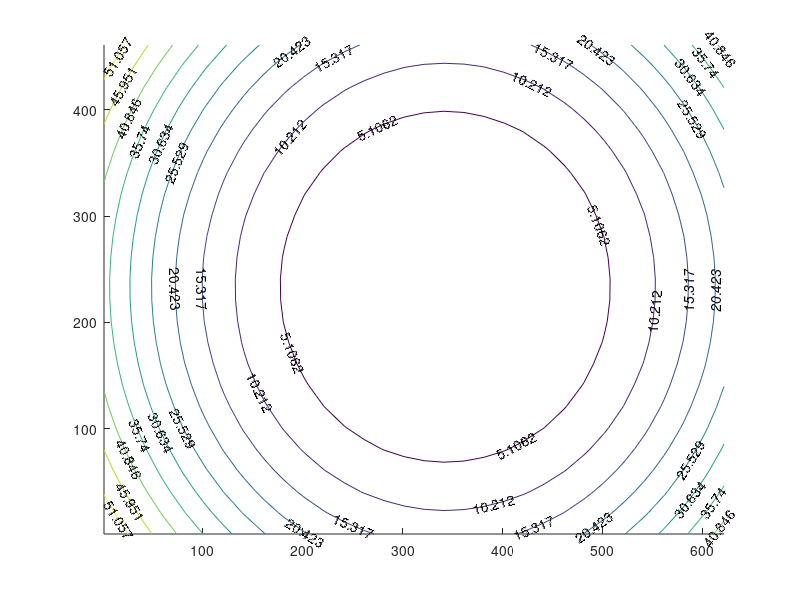

This chart was generated by the following MATLAB code: (Note: this script raises an error after producing the figure.)
[x,y]=meshgrid(1:20:640,1:20:480);
k1 = -0.2946306434/500^2;
k2 = 0.111685629/500^4;
k3 = 0.0409948812/500^6;
x_bar = (x-342.319);
y_bar = (y-233.464);
d_square=x_bar.^2+y_bar.^2;
x_delta = (x_bar.*d_square*k1+x_bar.*d_square.^(2)*k2+x_bar.*d_square.^(3)*k3);
y_delta = (y_bar.*d_square*k1+y_bar.*d_square.^(2)*k2+y_bar.*d_square.^(3)*k3);
r = sqrt(x_delta.^2+y_delta.^2);
contour(x,y,r,'showtext','on','EdgeColor','k');
hold on;
axis equal;
title('radial lens distortion');
xlabel('x(pixel)');
ylabel('y(pixel)');
quiver(x,y,x_delta,y_delta);
